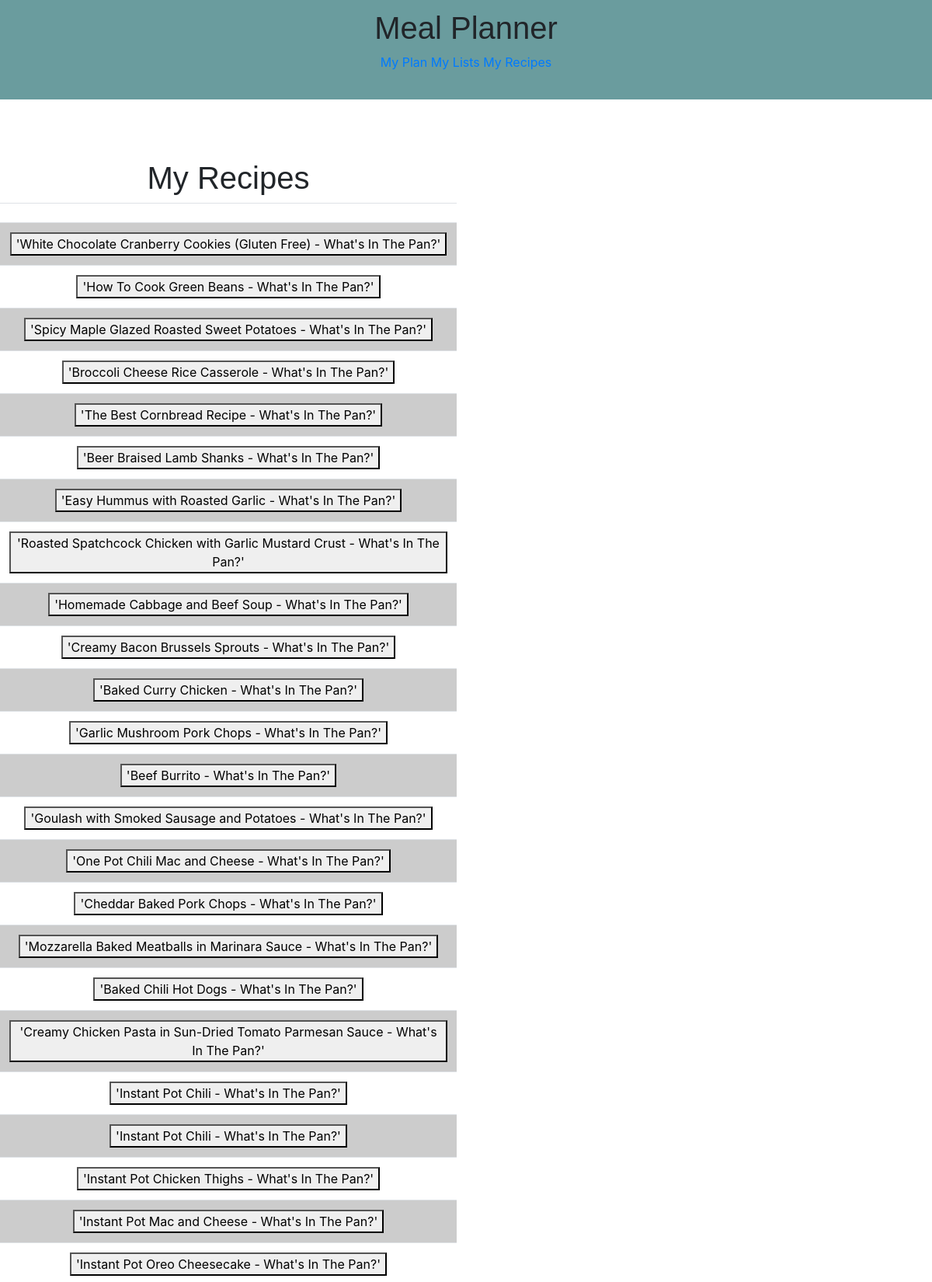
/myrecipes (upper part), run on the app's committed database.
### app/models.py (models this page shows, shortened)
class myRecList(db.Model):
    __tablename__ = 'myRecList'
    recipeID = db.Column(db.Integer, primary_key=True, index=True)
    name = db.Column(db.Text, nullable=False)
    url = db.Column(db.Text, nullable=False)

### app/routes.py (the view)
@app.route('/myrecipes', methods=['GET', 'POST'])
def myrecipes():
    headings = ("Recipe Name")
    data = db.session.query(myRecList.name).all()
    if request.method == 'POST' : ## and is button:
        input = 'White Chocolate Cranberry Cookies (Gluten Free) - What\'s In The Pan?'
        id = db.session.execute("Select recipeID From myRecList Where name=:param", {'param':input})
        return recipe_results(id.fetchone()[0])
    return render_template('myrecipes.html', headings=headings, data=data)

### app/templates/myrecipes.html (shortened to what this page needs)
{% extends "layout.html" %}
{% block body %}
<div class='container'></div>
  <div class='floatLeft'>
    <h1>My Recipes</h1>
    <table class='table'>
      <tr class='table_header' >
        <th> {{header}}</th>
      </tr>
        {% for row in data %}
        <tr class= 'table_row'>
          {% for cell in row %}
          <td class = 'table_row'>
            <form method="POST">
              <button>'{{cell}}'</button>
            </form>
          </td>
          {% endfor %}
        </tr>
        {% endfor %}
    </table>
  </div>
</div>
{% endblock %}

### app/templates/layout.html (style rules this page uses)
h1 { font-family: 'Trebuchet MS', 'Lucida Sans Unicode', 'Lucida Grande', 'Lucida Sans', Arial, sans-serif; text-align: center; }
table { position: relative; text-align: center; }
.floatLeft { position: relative; float: left; width: 49%; padding: 0px; }
form { position: relative; }
.container { display: inline; vertical-align: middle; }
tr:nth-child(even) { background: #CCC }
tr:nth-child(odd) { background: #FFF }

### data on the page
myRecList: name "White Chocolate Cranberry Cookies (Gluten Free) - What's In The Pan?"
myRecList: name "How To Cook Green Beans - What's In The Pan?"
myRecList: name "Spicy Maple Glazed Roasted Sweet Potatoes - What's In The Pan?"
myRecList: name "Broccoli Cheese Rice Casserole - What's In The Pan?"
myRecList: name "The Best Cornbread Recipe - What's In The Pan?"
myRecList: name "Beer Braised Lamb Shanks - What's In The Pan?"
myRecList: name "Easy Hummus with Roasted Garlic - What's In The Pan?"
myRecList: name "Roasted Spatchcock Chicken with Garlic Mustard Crust - What's In The Pan?"
myRecList: name "Homemade Cabbage and Beef Soup - What's In The Pan?"
myRecList: name "Creamy Bacon Brussels Sprouts - What's In The Pan?"
myRecList: name "Baked Curry Chicken - What's In The Pan?"
myRecList: name "Garlic Mushroom Pork Chops - What's In The Pan?"
myRecList: name "Beef Burrito - What's In The Pan?"
myRecList: name "Goulash with Smoked Sausage and Potatoes - What's In The Pan?"
myRecList: name "One Pot Chili Mac and Cheese - What's In The Pan?"
myRecList: name "Cheddar Baked Pork Chops - What's In The Pan?"
myRecList: name "Mozzarella Baked Meatballs in Marinara Sauce - What's In The Pan?"
myRecList: name "Baked Chili Hot Dogs - What's In The Pan?"
myRecList: name "Creamy Chicken Pasta in Sun-Dried Tomato Parmesan Sauce - What's In The Pan?"
myRecList: name "Instant Pot Chili - What's In The Pan?"
myRecList: name "Instant Pot Chili - What's In The Pan?"
myRecList: name "Instant Pot Chicken Thighs - What's In The Pan?"
myRecList: name "Instant Pot Mac and Cheese - What's In The Pan?"
myRecList: name "Instant Pot Oreo Cheesecake - What's In The Pan?"
